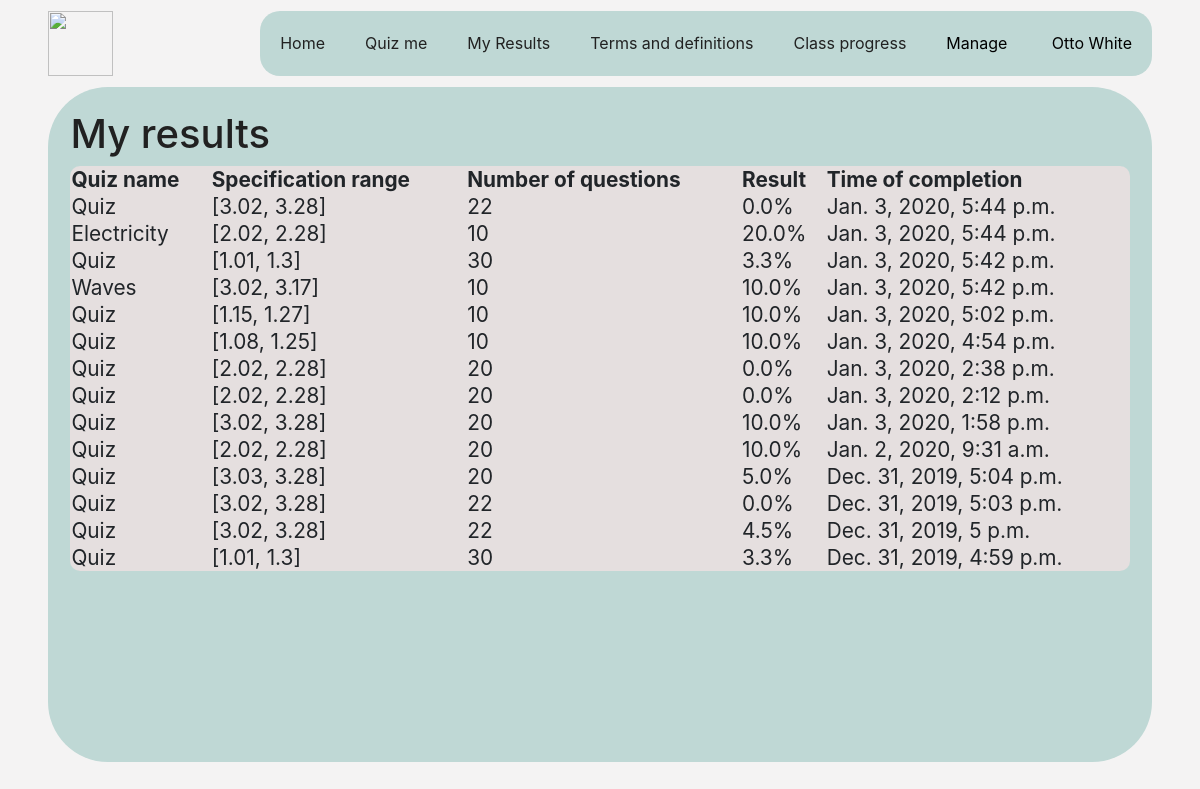
The page /my_results (signed in) on the database as committed earlier.
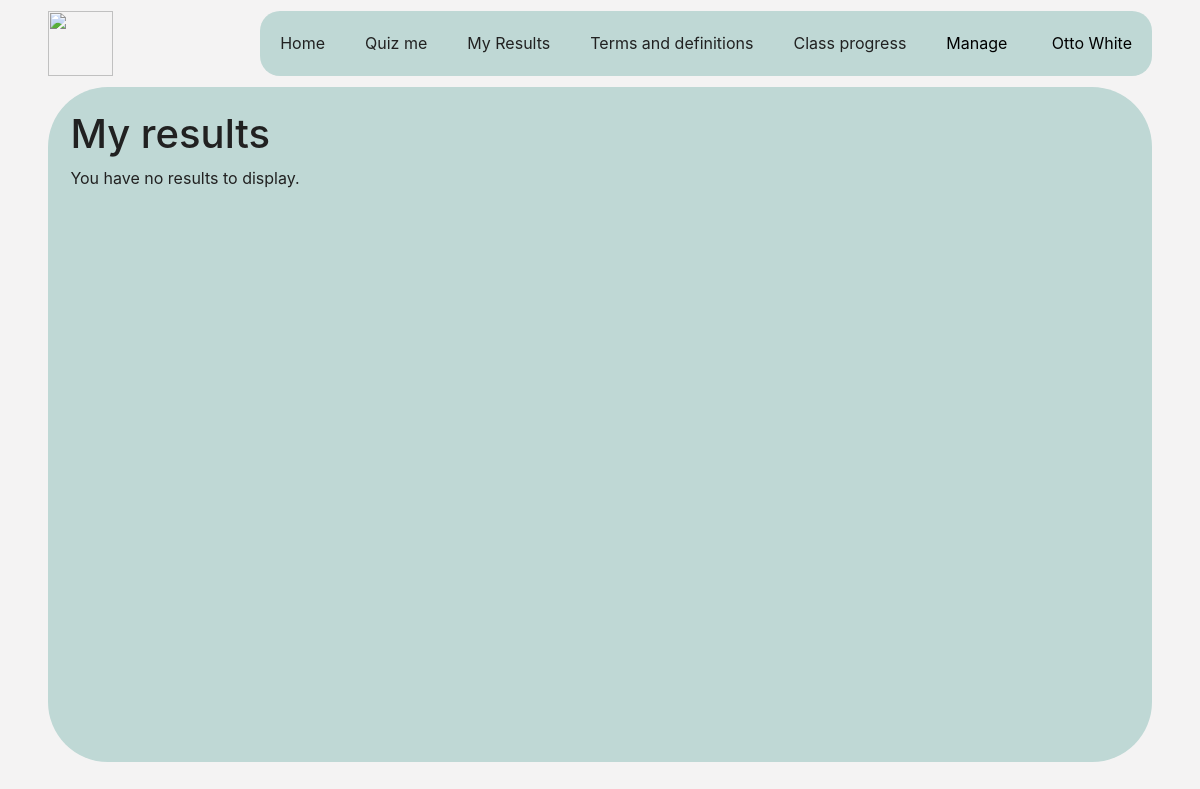
The same page on the database as committed later.
### main_app/models.py (models this page shows, shortened)
class QuizResult(models.Model):
    result_id           = models.AutoField(primary_key=True)
    quiz                = models.ForeignKey(Quiz, on_delete=models.CASCADE)
    user                = models.ForeignKey(users_models.User, on_delete=models.CASCADE)
    percentage_correct  = models.FloatField()
    completed_on        = models.DateTimeField(auto_now_add=True)

class Quiz(models.Model):
    quiz_id                 = models.AutoField(primary_key=True)
    quiz_name               = models.TextField()
    specification_range     = models.TextField()  # maybe change later
    no_questions            = models.IntegerField()

### main_app/views.py (the view)
# urls.py: path('my_results', ViewResultsView.as_view(), name="main-view-results"),
class ViewResultsView(LoginRequiredTemplateView):
    template_name = 'main_app/view_results.html'
    def get(self, request):
        current_user = request.user
        args = {
            'title': 'My Results',
            'results': QuizResult.objects.filter(user=current_user).order_by('-completed_on')
        }
        return render(request, self.template_name, args)

### main_app/templates/main_app/view_results.html (shortened to what this page needs)
{% extends "main_app/logged_in.html" %}
{% block content %}
    <h1>My results</h1>
    {% if results %}
    <table id='results-table'>
        <tr>
            <th>Quiz name</th>
            <th>Specification range</th>
            <th>Number of questions</th>
            <th>Result</th>
            <th>Time of completion</th>
        </tr>
        {% for result in results %}
            <tr>
                <td>{{ result.quiz.quiz_name }}</td>
                <td>{{ result.quiz.specification_range }}</td>
                <td>{{ result.quiz.no_questions }}</td>
                <td>{{ result.percentage_correct }}%</td>
                <td>{{ result.completed_on }}</td>
            </tr>
        {% endfor %}
    </table>
    {% else %}
        <p>
            You have no results to display.
        </p>
    {% endif %}
{% endblock content %}

Rows that differ between the two databases and show on the page:
removed QuizResult: quiz.quiz_name "Quiz", quiz.specification_range "[3.02, 3.28]", quiz.no_questions "22", percentage_correct "0.0", completed_on "Jan. 3, 2020, 5:44 p.m."
removed QuizResult: quiz.quiz_name "Electricity", quiz.specification_range "[2.02, 2.28]", quiz.no_questions "10", percentage_correct "20.0", completed_on "Jan. 3, 2020, 5:44 p.m."
removed QuizResult: quiz.quiz_name "Quiz", quiz.specification_range "[1.01, 1.3]", quiz.no_questions "30", percentage_correct "3.3", completed_on "Jan. 3, 2020, 5:42 p.m."
removed QuizResult: quiz.quiz_name "Waves", quiz.specification_range "[3.02, 3.17]", quiz.no_questions "10", percentage_correct "10.0", completed_on "Jan. 3, 2020, 5:42 p.m."
removed QuizResult: quiz.quiz_name "Quiz", quiz.specification_range "[1.15, 1.27]", quiz.no_questions "10", percentage_correct "10.0", completed_on "Jan. 3, 2020, 5:02 p.m."
removed QuizResult: quiz.quiz_name "Quiz", quiz.specification_range "[1.08, 1.25]", quiz.no_questions "10", percentage_correct "10.0", completed_on "Jan. 3, 2020, 4:54 p.m."
removed QuizResult: quiz.quiz_name "Quiz", quiz.specification_range "[2.02, 2.28]", quiz.no_questions "20", percentage_correct "0.0", completed_on "Jan. 3, 2020, 2:38 p.m."
removed QuizResult: quiz.quiz_name "Quiz", quiz.specification_range "[2.02, 2.28]", quiz.no_questions "20", percentage_correct "0.0", completed_on "Jan. 3, 2020, 2:12 p.m."
removed QuizResult: quiz.quiz_name "Quiz", quiz.specification_range "[3.02, 3.28]", quiz.no_questions "20", percentage_correct "10.0", completed_on "Jan. 3, 2020, 1:58 p.m."
removed QuizResult: quiz.quiz_name "Quiz", quiz.specification_range "[2.02, 2.28]", quiz.no_questions "20", percentage_correct "10.0", completed_on "Jan. 2, 2020, 9:31 a.m."
removed QuizResult: quiz.quiz_name "Quiz", quiz.specification_range "[3.03, 3.28]", quiz.no_questions "20", percentage_correct "5.0", completed_on "Dec. 31, 2019, 5:04 p.m."
removed QuizResult: quiz.quiz_name "Quiz", quiz.specification_range "[3.02, 3.28]", quiz.no_questions "22", percentage_correct "0.0", completed_on "Dec. 31, 2019, 5:03 p.m."
removed QuizResult: quiz.quiz_name "Quiz", quiz.specification_range "[3.02, 3.28]", quiz.no_questions "22", percentage_correct "4.5", completed_on "Dec. 31, 2019, 5 p.m."
removed QuizResult: quiz.quiz_name "Quiz", quiz.specification_range "[1.01, 1.3]", quiz.no_questions "30", percentage_correct "3.3", completed_on "Dec. 31, 2019, 4:59 p.m."
Other text that changed with them:
text no longer shown: "Quiz name Specification range Number of questions Result Time of completion"
text now shown: "You have no results to display."
